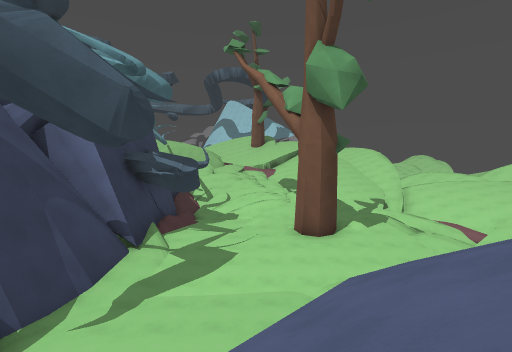
[1] (above)

16 first-person views from a walk through a 3-D level made in the Godot game engine. The camera is 1.2 m above the floor, tilts 4° down and sees 85° across. The floor is counted in squares, 2 m on a side. Each view is taken from the middle of a square. On the plan, view 1 faces up. The plan holds only what a view shows up to about 9 squares ahead; the rest is blank. The place goes on beyond the plan. Surface patterns are stand-ins for the level's own textures.

[2]
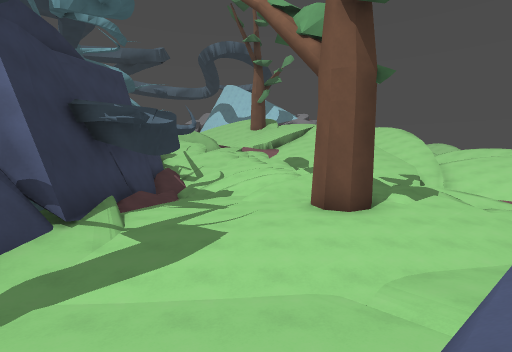

[3]
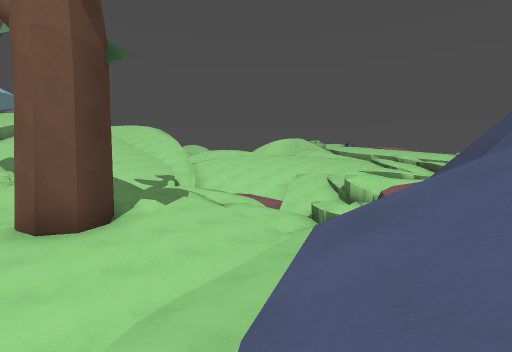

[4]
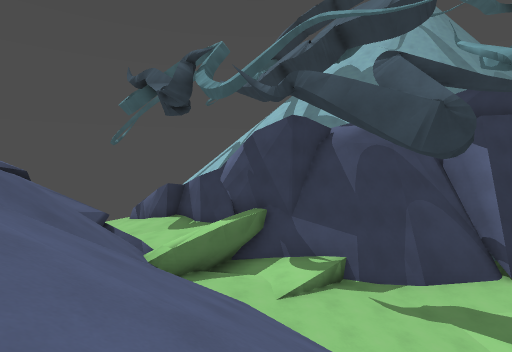

[5]
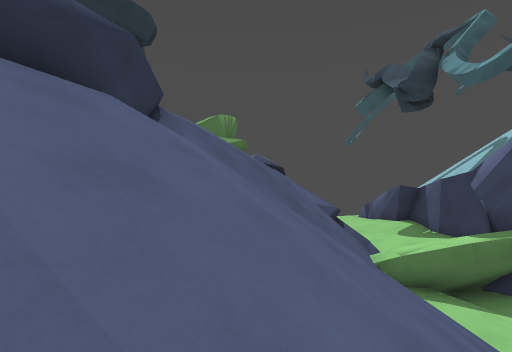

[6]
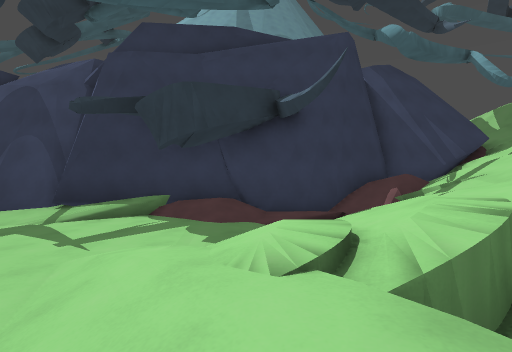

[7]
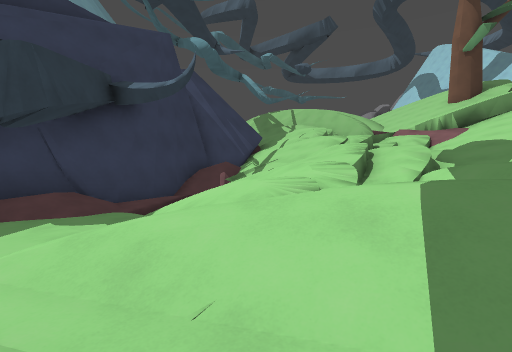

[8]
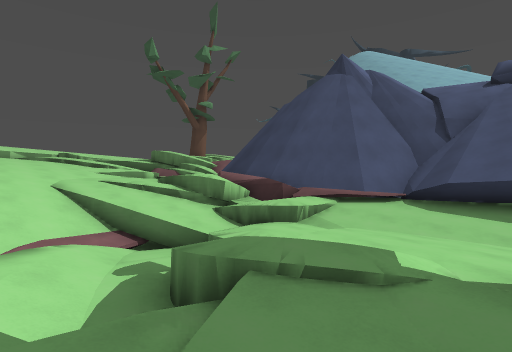

[9]
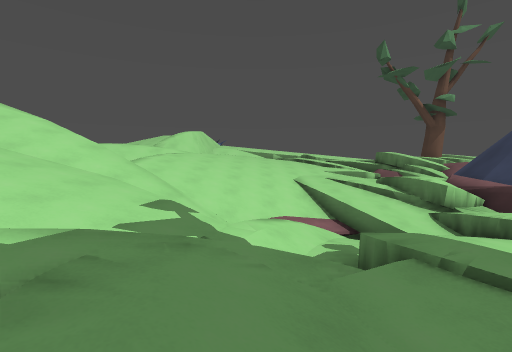

[10]
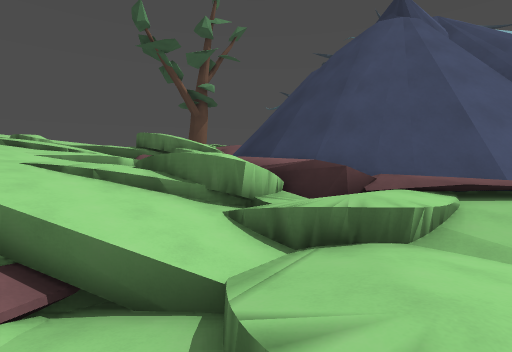

[11]
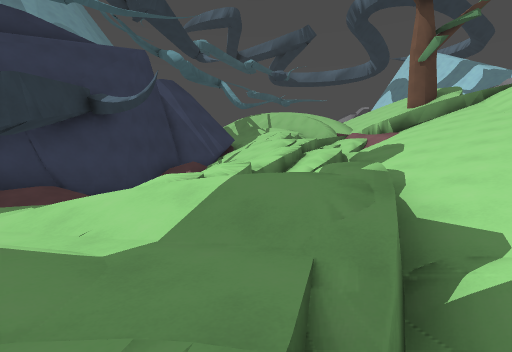

[12]
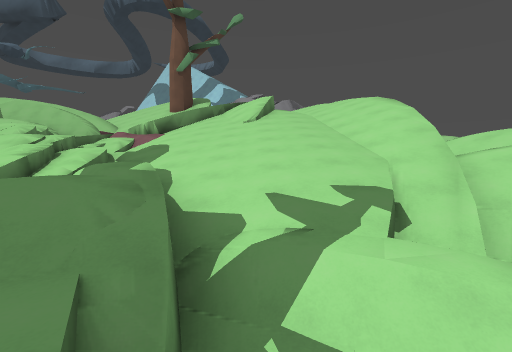

[13]
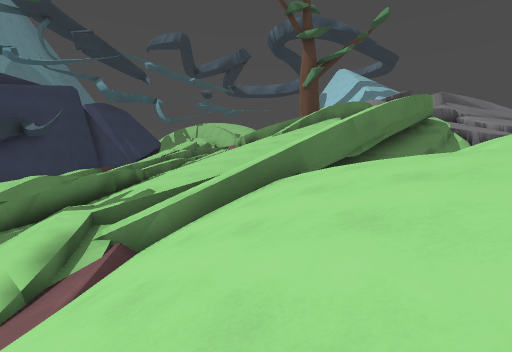

[14]
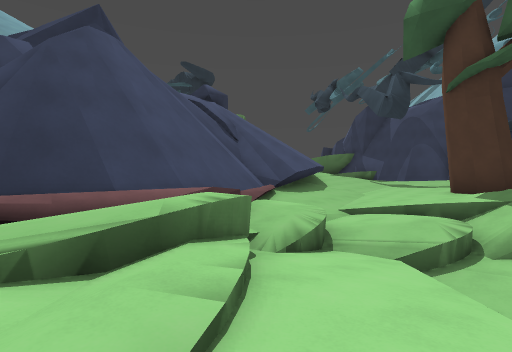

[15]
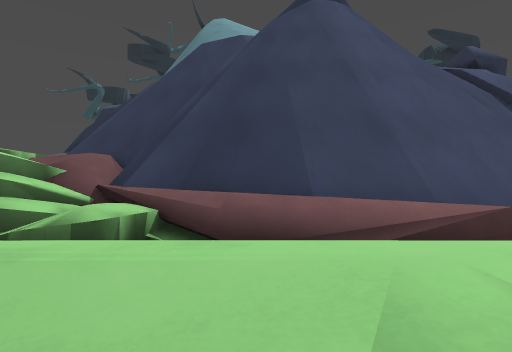

[16]
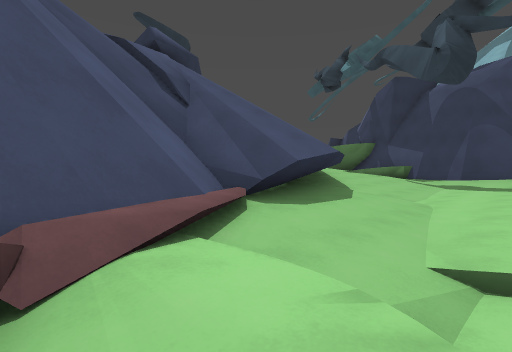

### Floor plan
Key: @ floor where view 1 was taken; # wall or solid block; . main floor; : floor 1.5 m higher than the main floor; - floor 1.75 m lower than the main floor; + floor 3.25 m higher than the main floor; * floor 4.75 m higher than the main floor; % floor 6.25 m higher than the main floor; & floor 8 m higher than the main floor; $ floor 11.25 m higher than the main floor; / step, stairs or slope; = window, fence, low wall or low ledge; ^ raised ledge; v drop or lower ground.
Columns run from 8 left of view 1 to 12 right of it. Each row starts with its distance up from view 1.
 20   #// +///////*///
 19   #//////:////*//////
 18   ##////==////+/// //
 17   ##////:////////#/
 16   v#///////////://++/
 15   ##////:##=////=///+
 14  /v#/= ///#/=///////:
 13  /v#//.///:///:/.////
 12   ##//..///::..//////
 11   ###...::/:://.-##::
 10   =##....:#::==/#.:/:
  9   ###......::.....//:
  8  /v #..........=:/:::
  7  /v #..........:/=///
  6   /v#.........//###==
  5   v##...../////##^###
  4    #:....///////=v==
  3  ###:..///////=/=^#=v
  2  #+/.:////////#/v##&=
  1  # /#: ////////&=#$v
  0 ##:/#=#=@///#/     v
 -1  :::=+*#==/=/
 -2   :==***
 -3    =**%&v
 -4    #:   =
 -5   ##

Positions as (right, up) in squares from view 1, and headings:
1: (0, 0), facing up
2: (0, 3), facing up
3: (1, 4), facing up-right
4: (3, 2), facing left
5: (3, 2), facing down-left
6: (3, 13), facing left
7: (3, 11), facing up-left
8: (3, 13), facing down-right
9: (2, 13), facing right
10: (6, 11), facing down-right
11: (5, 11), facing up-left
12: (5, 11), facing up
13: (12, 12), facing up-left
14: (12, 11), facing down-left
15: (11, 9), facing down
16: (8, 8), facing down-left
